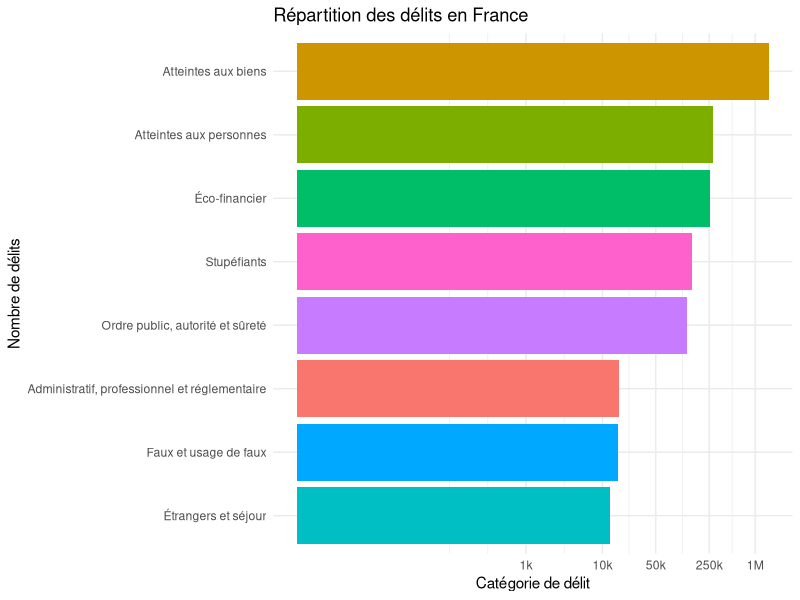
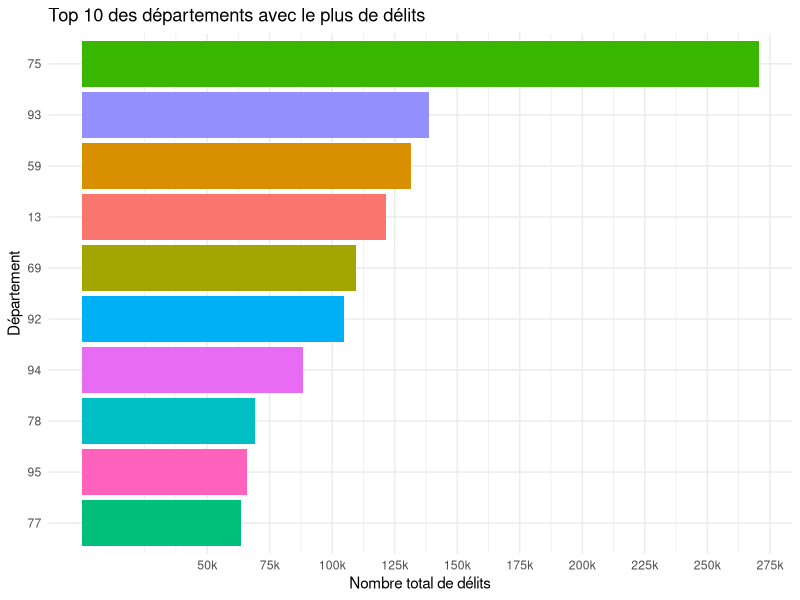
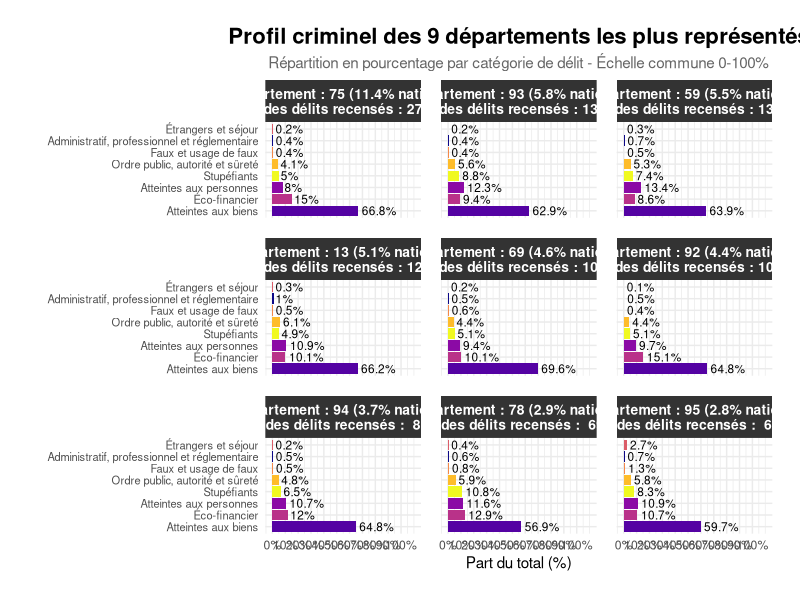
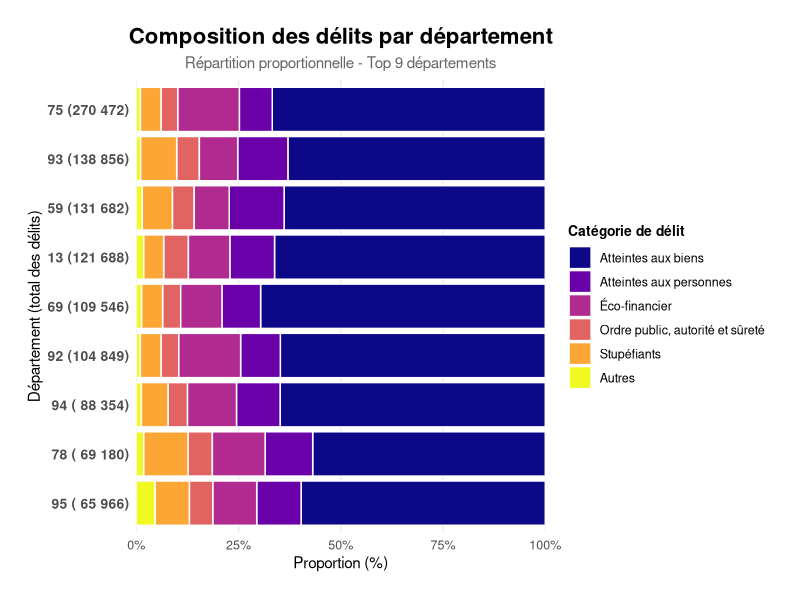

These charts were generated, in order, by the following R code:
library(tidyverse)

delits <- read_csv2("delitDep.csv", na = "NA", locale = locale(encoding = "latin1"))

newdelit <- delits %>%
  mutate(
    Dpt = Dpt,
    
    'Atteintes aux personnes' = rowSums(across(
      contains("Homicides") |
        contains("Tentatives_homicides") |
        contains("Coups_et_blessures") |
        contains("Autres_coups_et_blessures") |
        contains("Violences__mauvais_traitements") |
        contains("Violences_autorité") |
        contains("Atteintes_dignité") |
        contains("Atteintes_sex") |
        contains("Viols") |
        contains("Harcèlements") |
        contains("Sequestrations") |
        contains("Prises_d_otages") |
        contains("Règlements_compte")
    ), na.rm = TRUE),
    
    'Atteintes aux biens' = rowSums(across(
      contains("Camb") |
        contains("Vols_") |
        contains("Autres_vols") |
        contains("Destructions") |
        contains("dégrada") |
        contains("Incendies") |
        contains("Violations_domicile") |
        contains("Recels")
    ), na.rm = TRUE),
    
    'Éco-financier' = rowSums(across(
      contains("Escroqueries") |
        contains("Banqueroutes") |
        contains("Fraudes_fiscales") |
        contains("Fausse_monnaie") |
        contains("Achats_ventes_sans_factures") |
        contains("Marchandage") |
        contains("Travail_clandestin") |
        contains("Prix_illicittes") |
        contains("Contrefaçons") |
        contains("cartes_crédit") |
        contains("chèques_volés") |
        contains("Infractions_chèques") |
        contains("Autres_délits_éco_financiers")
    ), na.rm = TRUE),
    
    'Stupéfiants' = rowSums(across(contains("stup")), na.rm = TRUE),
    
    'Étrangers et séjour' = rowSums(across(
      contains("étranger") | contains("étrangers")
    ), na.rm = TRUE),
    
    'Administratif, professionnel et réglementaire' = rowSums(across(
      contains("urbanisme") |
        contains("profession_règlementée") |
        contains("Fraudes_alimentaires") |
        contains("santé_publique") |
        contains("alcool_tabac") |
        contains("Chasse_pêche") |
        contains("animaux") |
        contains("courses__jeux") |
        contains("garde_mineurs")
    ), na.rm = TRUE),
    
    'Ordre public, autorité et sûreté' = rowSums(across(
      contains("Outrages") |
        contains("Menaces") |
        contains("Proxénétisme") |
        contains("armes_prohib") |
        contains("Atteintes_aux_intérêts_fondamentaux") |
        contains("Attentats") |
        contains("interdiction_séjour")
    ), na.rm = TRUE),
    
    'Faux et usage de faux' = rowSums(across(
      contains("Faux_") |
        contains("faux_docs") |
        contains("Faux_doc") |
        contains("Autres_faux")
    ), na.rm = TRUE)
  )

newdelit <- newdelit %>% 
  select(
    Dpt,
    `Atteintes aux personnes`,
    `Atteintes aux biens`,
    `Éco-financier`,
    `Stupéfiants`,
    `Étrangers et séjour`,
    `Administratif, professionnel et réglementaire`,
    `Ordre public, autorité et sûreté`,
    `Faux et usage de faux`
  )

# Transformation en format long
delits_long <- newdelit %>% 
  pivot_longer(
    cols = -Dpt,
    names_to = "categorie",
    values_to = "nombre"
  )

library(ggplot2)

# Répartition totale des délits par catégorie
delits_long %>%
  group_by(categorie) %>%
  summarise(total = sum(nombre)) %>%
  
  ggplot() +
  aes(x = total, y = reorder(categorie, total), fill = categorie) +
  
  geom_col() +
  
  scale_x_log10(
    breaks = c(1000, 10000, 50000, 250000, 1000000),
    labels = c("1k", "10k", "50k", "250k", "1M")) +
  
  labs(title = "Répartition des délits en France",
       x = "Catégorie de délit",
       y = "Nombre de délits") +
  
  theme_minimal() +
  theme(legend.position = "none")

# Plot du top 10 des départements
delits_total_dpt <- newdelit %>%
  mutate(Total = rowSums(select(., -Dpt))) %>%
  arrange(desc(Total)) %>%
  slice(1:10)

delits_total_dpt %>%
  ggplot() +
  aes(x = Total, y = reorder(Dpt, Total), fill = Dpt) +
  
  geom_col() +
  
  scale_x_continuous(breaks = c(50000, 75000, 100000, 125000, 150000, 175000, 
                                200000, 225000, 250000, 275000),
                                labels = c("50k", "75k", "100k", "125k", "150k",
                                           "175k", "200k", "225k", "250k", "275k")) +
  
  labs(title = "Top 10 des départements avec le plus de délits", 
       x = "Nombre total de délits", 
       y = "Département") +
  
  theme_minimal() +
  theme(legend.position = "none")

# Calculer le total national
total_national <- newdelit %>%
  mutate(Total = rowSums(select(., -Dpt))) %>%
  summarise(Total_France = sum(Total)) %>%
  pull(Total_France)

# Créer le top des départements avec pourcentage national
top_depts <- newdelit %>%
  mutate(Total = rowSums(select(., -Dpt))) %>%
  mutate(Pct_national = (Total / total_national) * 100) %>%
  arrange(desc(Total)) %>%
  slice(1:9)

# Préparer les données pour facet
facet_data <- newdelit %>%
  filter(Dpt %in% top_depts$Dpt) %>%
  left_join(top_depts %>% select(Dpt, Total, Pct_national), by = "Dpt") %>%
  mutate(Dpt_label = paste0(
    "Département : ", Dpt, " (", round(Pct_national, 1), "% national)",
    "\nTotal des délits recensés : ", format(Total, big.mark = " "))) %>%
  
  mutate(Dpt_label = factor(Dpt_label, levels = unique(Dpt_label[order(-Total)]))) %>%
  
  pivot_longer(-c(Dpt, Total, Pct_national, Dpt_label), names_to = "categorie", values_to = "nombre") %>%
  
  group_by(Dpt) %>%
  
  mutate(Pourcentage = nombre / sum(nombre) * 100) %>%
  
  ungroup()

# Graphique facetté
ggplot(facet_data, aes(x = reorder(categorie, -Pourcentage),
                       y = Pourcentage,
                       fill = categorie)) +
  geom_col(show.legend = FALSE) +
  
  geom_text(aes(label = paste0(round(Pourcentage, 1), "%")),
            hjust = -0.1,
            size = 3,
            color = "black") +
  
  facet_wrap(~Dpt_label, ncol = 3) +
  
  coord_flip() +
  
  scale_fill_viridis_d(option = "plasma") +
  scale_y_continuous(
    labels = function(x) paste0(x, "%"),limits = c(0, 110), breaks = seq(0, 100, 10)) +
  
  labs(title = "Profil criminel des 9 départements les plus représentés",
    subtitle = "Répartition en pourcentage par catégorie de délit - Échelle commune 0-100%",
    x = "", y = "Part du total (%)") +
  
  theme_minimal(base_size = 11) +
  theme(strip.text = element_text(
      face = "bold",
      size = 10,
      color = "white",
      lineheight = 0.9),
    strip.background = element_rect(fill = "gray20", color = NA),
    plot.title = element_text(face = "bold", size = 16, hjust = 0.5),
    plot.subtitle = element_text(size = 11, color = "gray40", hjust = 0.5),
    axis.text.y = element_text(size = 8),
    panel.spacing = unit(1, "lines"),
    plot.margin = margin(20, 20, 20, 20))

library(scales)  # Pour la fonction percent



donnees_empilees <- newdelit %>%
  filter(Dpt %in% top_depts$Dpt) %>%
  left_join(top_depts %>% select(Dpt, Total), by = "Dpt") %>%
  mutate(
    Dpt_label = paste0(Dpt, " (", format(Total, big.mark = " "), ")"),
    Dpt_label = factor(Dpt_label, levels = rev(unique(Dpt_label[order(-Total)])))
  ) %>%
  pivot_longer(
    cols = -c(Dpt, Total, Dpt_label),
    names_to = "categorie",
    values_to = "nombre"
  ) %>%
  mutate(
    # garantit un type numérique (gère aussi espaces/virgules éventuels)
    nombre = suppressWarnings(as.numeric(gsub(",", ".", gsub("[^0-9,.-]", "", as.character(nombre)))))
  ) %>%
  filter(!is.na(nombre)) %>%  # évite que des valeurs non convertibles cassent les sommes
  mutate(total_global = sum(nombre, na.rm = TRUE)) %>%
  group_by(categorie) %>%
  mutate(part_globale = sum(nombre, na.rm = TRUE) / first(total_global)) %>%
  ungroup() %>%
  mutate(categorie = if_else(part_globale < 0.01, "Autres", categorie)) %>%
  group_by(Dpt, Total, Dpt_label, categorie) %>%
  summarise(nombre = sum(nombre, na.rm = TRUE), .groups = "drop") %>%
  # optionnel : mettre "Autres" en dernier dans la légende
  mutate(categorie = factor(categorie, levels = c(setdiff(sort(unique(as.character(categorie))), "Autres"), "Autres")))

ggplot(donnees_empilees, aes(x = Dpt_label, y = nombre, fill = categorie)) +
  geom_col(position = "fill", color = "white") +
  coord_flip() +
  scale_fill_viridis_d(option = "plasma") +
  scale_y_continuous(labels = percent, expand = c(0, 0)) +
  labs(
    title = "Composition des délits par département",
    subtitle = "Répartition proportionnelle - Top 9 départements",
    x = "Département (total des délits)",
    y = "Proportion (%)",
    fill = "Catégorie de délit"
  ) +
  theme_minimal(base_size = 11) +
  theme(
    plot.title = element_text(face = "bold", size = 16, hjust = 0.5),
    plot.subtitle = element_text(size = 11, color = "gray40", hjust = 0.5),
    legend.position = "right",
    legend.title = element_text(face = "bold", size = 10),
    legend.text = element_text(size = 9),
    axis.text.y = element_text(size = 10, face = "bold"),
    axis.text.x = element_text(size = 9),
    panel.grid.major.y = element_blank(),
    panel.grid.minor = element_blank(),
    plot.margin = margin(20, 20, 20, 20)
  ) +
  guides(fill = guide_legend(ncol = 1))
